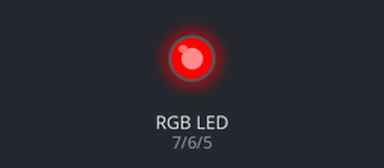
Bench run of a program on a simulated Arduino Mega 2560, built with avr-gcc and run on an emulated ATmega2560. Shown: an RGB LED mixed from three pins (HIGH = lit).

Above: at 0.05 s.
At 1.25 s:
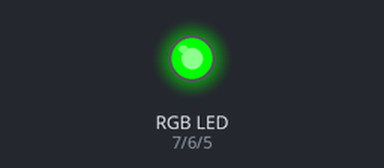
At 2.5 s:
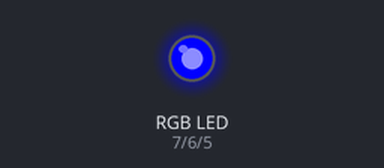
At 3.7 s:
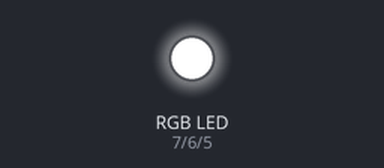
At 4.95 s:
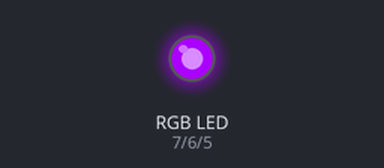
Timing chart, 0 to 6.5 s (numbered marks = the images above):
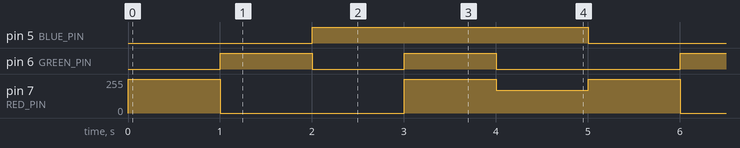

Measured:
- by itself, pin 5 (BLUE_PIN): alternates HIGH for 3.0 s and LOW for 2.0 s
- by itself, pin 6 (GREEN_PIN): repeats every 5.0 s: LOW 1.0 s, HIGH 1.0 s, LOW 2.0 s, HIGH 1.0 s
- by itself, pin 7 (RED_PIN): repeats every 5.0 s: 0/255 2.0 s, 255/255 1.0 s, 170/255 1.0 s, 255/255 1.0 s

The program:

main.cpp
```cpp
#include <Arduino.h>

// Pin assignments — must match wiring.yaml
// RGB LED: 4 pins — Red, Common GND (longest), Green, Blue
constexpr int RED_PIN   = 7;
constexpr int GREEN_PIN = 6;
constexpr int BLUE_PIN  = 5;

void setColor(int r, int g, int b);

void setup() {
  pinMode(RED_PIN,   OUTPUT);
  pinMode(GREEN_PIN, OUTPUT);
  pinMode(BLUE_PIN,  OUTPUT);
}

void loop() {
  setColor(255, 0, 0);       // Red
  delay(1000);
  setColor(0, 255, 0);       // Green
  delay(1000);
  setColor(0, 0, 255);       // Blue
  delay(1000);
  setColor(255, 255, 255);   // White
  delay(1000);
  setColor(170, 0, 255);     // Purple
  delay(1000);
}

void setColor(int r, int g, int b) {
  analogWrite(RED_PIN,   r);
  analogWrite(GREEN_PIN, g);
  analogWrite(BLUE_PIN,  b);
}
```
